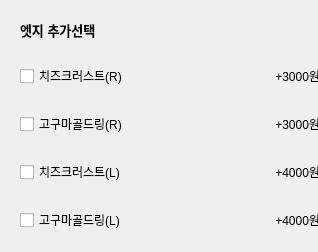
            <widget class="QWidget" name="widget_whole_3" native="true">
             <property name="minimumSize">
              <size>
               <width>318</width>
               <height>0</height>
              </size>
             </property>
             <property name="maximumSize">
              <size>
               <width>318</width>
               <height>16777215</height>
              </size>
             </property>
             <layout class="QVBoxLayout" name="verticalLayout_5">
              <item>
               <widget class="QWidget" name="widget_title_3" native="true">
                <layout class="QVBoxLayout" name="verticalLayout_6">
                 <item>
                  <widget class="QLabel" name="label_27">
                   <property name="font">
                    <font>
                     <pointsize>10</pointsize>
                     <weight>75</weight>
                     <bold>true</bold>
                    </font>
                   </property>
                   <property name="text">
                    <string>엣지 추가선택</string>
                   </property>
                  </widget>
                 </item>
                </layout>
               </widget>
              </item>
              <item>
               <widget class="QWidget" name="widget_23" native="true">
                <property name="minimumSize">
                 <size>
                  <width>318</width>
                  <height>0</height>
                 </size>
                </property>
                <property name="maximumSize">
                 <size>
                  <width>318</width>
                  <height>16777215</height>
                 </size>
                </property>
                <layout class="QHBoxLayout" name="horizontalLayout_23">
                 <item>
                  <widget class="QCheckBox" name="checkBox_1">
                   <property name="text">
                    <string>치즈크러스트(R)</string>
                   </property>
                  </widget>
                 </item>
                 <item>
                  <widget class="QLabel" name="cheeseCrust">
                   <property name="text">
                    <string>+3000원</string>
                   </property>
                   <property name="alignment">
                    <set>Qt::AlignRight|Qt::AlignTrailing|Qt::AlignVCenter</set>
                   </property>
                  </widget>
                 </item>
                </layout>
               </widget>
              </item>
              <item>
               <widget class="QWidget" name="widget_24" native="true">
                <property name="minimumSize">
                 <size>
                  <width>318</width>
                  <height>0</height>
                 </size>
                </property>
                <property name="maximumSize">
                 <size>
                  <width>318</width>
                  <height>16777215</height>
                 </size>
                </property>
                <layout class="QHBoxLayout" name="horizontalLayout_24">
                 <item>
                  <widget class="QCheckBox" name="checkBox_2">
                   <property name="text">
                    <string>고구마골드링(R)</string>
                   </property>
                  </widget>
                 </item>
                 <item>
                  <widget class="QLabel" name="label_31">
                   <property name="text">
                    <string>+3000원</string>
                   </property>
                   <property name="alignment">
                    <set>Qt::AlignRight|Qt::AlignTrailing|Qt::AlignVCenter</set>
                   </property>
                  </widget>
                 </item>
                </layout>
               </widget>
              </item>
              <item>
               <widget class="QWidget" name="widget_61" native="true">
                <property name="minimumSize">
                 <size>
                  <width>318</width>
                  <height>0</height>
                 </size>
                </property>
                <property name="maximumSize">
                 <size>
                  <width>318</width>
                  <height>16777215</height>
                 </size>
                </property>
                <layout class="QHBoxLayout" name="horizontalLayout_61">
                 <item>
                  <widget class="QCheckBox" name="checkBox_3">
                   <property name="text">
                    <string>치즈크러스트(L)</string>
                   </property>
                  </widget>
                 </item>
                 <item>
                  <widget class="QLabel" name="label_109">
                   <property name="text">
                    <string>+4000원</string>
                   </property>
                   <property name="alignment">
                    <set>Qt::AlignRight|Qt::AlignTrailing|Qt::AlignVCenter</set>
                   </property>
                  </widget>
                 </item>
                </layout>
               </widget>
              </item>
              <item>
               <widget class="QWidget" name="widget_62" native="true">
                <property name="minimumSize">
                 <size>
                  <width>318</width>
                  <height>0</height>
                 </size>
                </property>
                <property name="maximumSize">
                 <size>
                  <width>318</width>
                  <height>16777215</height>
                 </size>
                </property>
                <layout class="QHBoxLayout" name="horizontalLayout_62">
                 <item>
                  <widget class="QCheckBox" name="checkBox_4">
                   <property name="text">
                    <string>고구마골드링(L)</string>
                   </property>
                  </widget>
                 </item>
                 <item>
                  <widget class="QLabel" name="label_111">
                   <property name="text">
                    <string>+4000원</string>
                   </property>
                   <property name="alignment">
                    <set>Qt::AlignRight|Qt::AlignTrailing|Qt::AlignVCenter</set>
                   </property>
                  </widget>
                 </item>
                </layout>
               </widget>
              </item>
             </layout>
            </widget>
